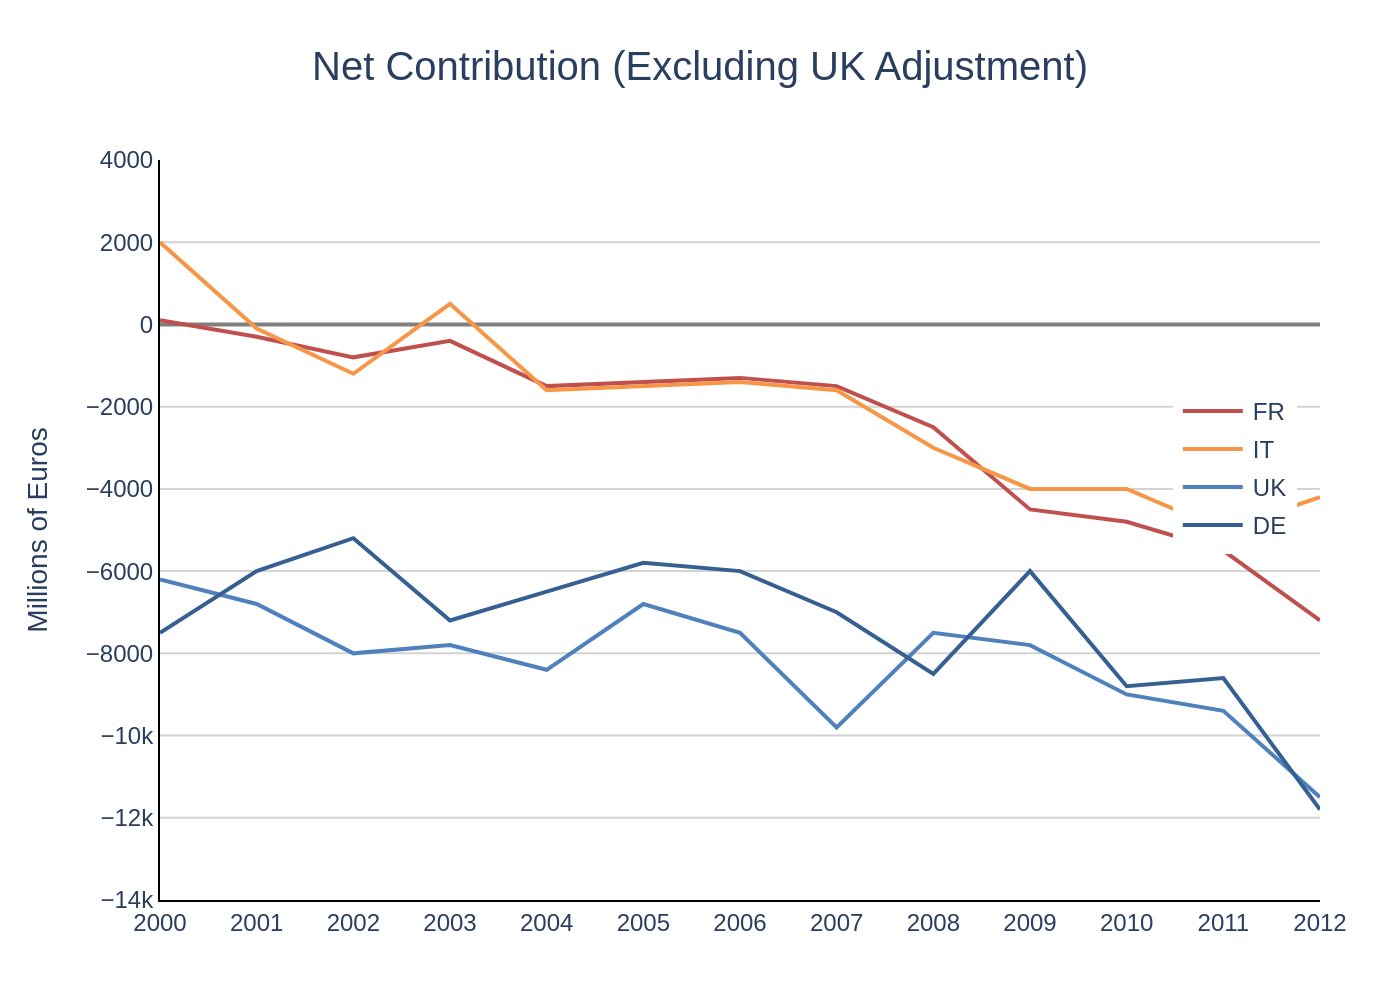

Generate this figure with Python:
import sys
import json
import plotly.graph_objects as go
from pathlib import Path

# Check if a file path is provided
if len(sys.argv) < 2:
    print(f"Usage: python {sys.argv[0]} <path_to_json_file>")
    sys.exit(1)

# Get the JSON file path from the command-line argument
json_file_path = Path(sys.argv[1])

# Check if the JSON file exists
if not json_file_path.is_file():
    print(f"Error: File not found at {json_file_path}")
    sys.exit(1)

# Read the JSON data from the file
with open(json_file_path, 'r', encoding='utf-8') as f:
    chart_data = json.load(f)

# Extract data for plotting
data_series = chart_data['chart_data']
texts = chart_data['texts']
colors = chart_data['colors']

# Create a Plotly figure
fig = go.Figure()

# Add a trace for each data series
for i, series in enumerate(data_series):
    fig.add_trace(go.Scatter(
        x=series['x'],
        y=series['y'],
        name=series['name'],
        mode='lines',
        line=dict(color=colors[i], width=2)
    ))

# Build title and source strings
title_text = texts.get('title', '')
if texts.get('subtitle'):
    title_text += f"<br><sub>{texts['subtitle']}</sub>"

# Update layout to match the original chart
fig.update_layout(
    title=dict(
        text=title_text,
        x=0.5,
        font=dict(size=20)
    ),
    xaxis=dict(
        title_text=texts.get('x_axis_title'),
        tickmode='array',
        tickvals=data_series[0]['x'],
        showgrid=False,
        showline=True,
        linewidth=1,
        linecolor='black'
    ),
    yaxis=dict(
        title_text=texts.get('y_axis_title'),
        range=[-14000, 4000],
        tickvals=[-14000, -12000, -10000, -8000, -6000, -4000, -2000, 0, 2000, 4000],
        showgrid=True,
        gridcolor='LightGray',
        zeroline=True,
        zerolinewidth=2,
        zerolinecolor='Gray',
        showline=True,
        linewidth=1,
        linecolor='black'
    ),
    font=dict(
        family="Arial",
        size=12
    ),
    plot_bgcolor='white',
    paper_bgcolor='white',
    legend=dict(
        orientation='v',
        yanchor="top",
        y=0.7,
        xanchor="right",
        x=0.98
    ),
    margin=dict(l=80, r=40, t=80, b=50)
)

# Generate the output filename from the input JSON path
output_filename = json_file_path.stem + '.png'

# Save the figure as a PNG image
fig.write_image(output_filename, scale=2)

print(f"Chart saved to {output_filename}")
